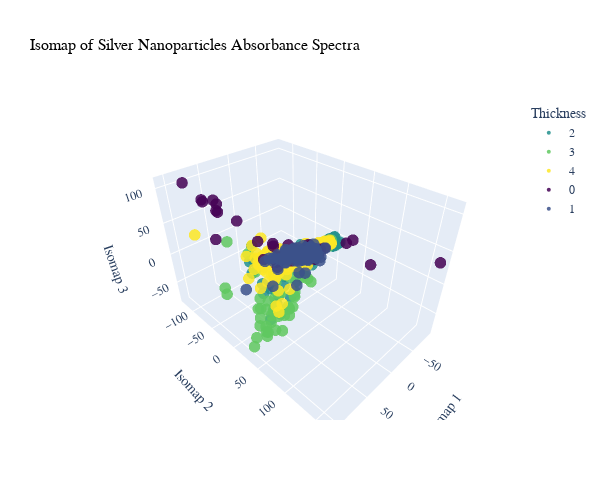

The notebook cell this image was saved under:
### Code cell
X = train_df_New_5.iloc[:, :-4]
y = train_df_New_5['thickness']
y_encoded = LabelEncoder().fit_transform(y)
X_scaled = StandardScaler().fit_transform(X)

isomap = Isomap(n_components=3)
X_isomap = isomap.fit_transform(X_scaled)

df = pd.DataFrame({
    'ISOMAP1': X_isomap[:, 0],
    'ISOMAP2': X_isomap[:, 1],
    'ISOMAP3': X_isomap[:, 2],
    'Thickness': y_encoded
})

df['Thickness'] = df['Thickness'].astype(str)
classes = sorted(df['Thickness'].unique())
colors = sample_colorscale('Viridis', np.linspace(0, 1, len(classes)))

color_map = {cls: color for cls, color in zip(classes, colors)}

fig = px.scatter_3d(
    df,
    x='ISOMAP1', y='ISOMAP2', z='ISOMAP3',
    color='Thickness',
    color_discrete_map=color_map,
    title='Isomap of Silver Nanoparticles Absorbance Spectra',
    labels={'ISOMAP1': 'Isomap 1', 'ISOMAP2': 'Isomap 2', 'ISOMAP3': 'Isomap 3'},
    width=600,
    height=500
)

fig.update_traces(marker=dict(size=4, opacity=0.85))
fig.update_layout(
    title_font=dict(size=16, family='Times New Roman', color='black'),
    font=dict(size=12, family='Times New Roman')
)
fig.show()
